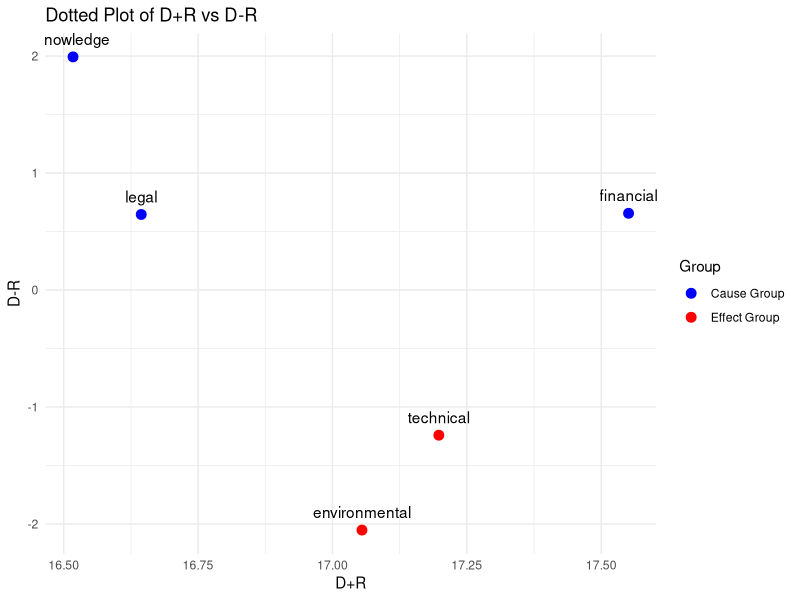
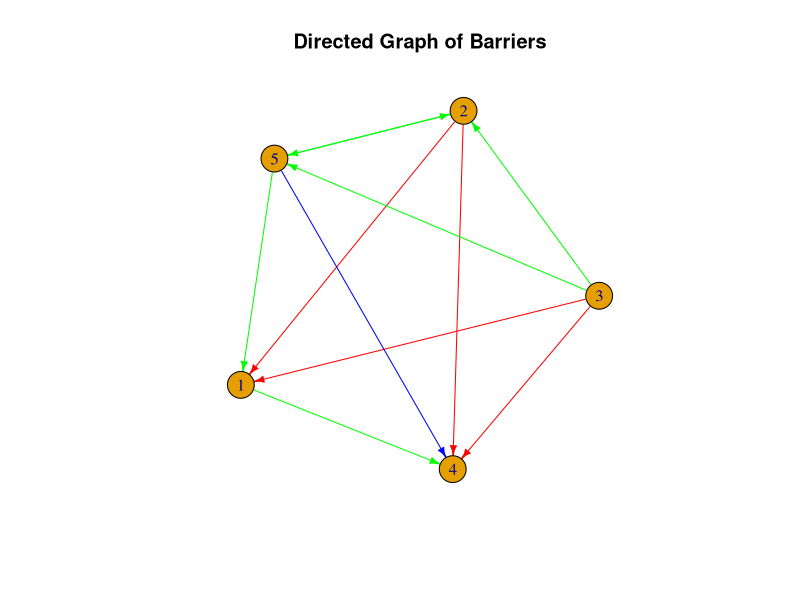

R code for these plots, in order:
# Load library
library(tidyverse)

# Define the TFN table
# The columns names are "Lingu", "l", "m", "u"
#then we have the values in the rows for each column
# dataframe for the table
# c( means they are filled in a row
triangular_fuzzy_numbers_table <- data.frame(
  Lingu = c("0", "VH", "HI", "LI", "VL", "NI"),
  l = c(0.00, 0.75, 0.50, 0.25, 0.00, 0.00),
  m = c(0.00, 1.00, 0.75, 0.50, 0.25, 0.00),
  u = c(0.00, 1.00, 1.00, 0.75, 0.50, 0.25)
)

# Define a list of matrices for the answers
# nrow=5 , with 25 elements, therefore, 5 columns
# c( means they are filled in a row
#fill the matrix by rows (row-major order):
#it place the first 5 elements in the first row
matrices <- list(
  
  matrix(c(
    "0", "VH", "HI", "HI", "LI",
    "VH", "0", "LI", "VH", "LI",
    "VH", "HI", "0", "HI", "HI",
    "HI", "LI", "LI", "0", "LI",
    "HI", "VH", "LI", "HI", "0"
  ), nrow = 5, byrow = TRUE),
  
  matrix(c(
    "0", "LI", "VL", "LI", "VL",
    "LI", "0", "NI", "VH", "NI",
    "VH", "HI", "0", "LI", "HI",
    "VL", "LI", "NI", "0", "LI",
    "VL", "HI", "VL", "HI", "0"
  ), nrow = 5, byrow = TRUE),
  
  matrix(c(
    "0", "HI", "HI", "VH", "LI",
    "HI", "0", "HI", "VH", "HI",
    "VH", "VH", "0", "VH", "LI",
    "LI", "HI", "HI", "0", "LI",
    "HI", "VH", "LI", "LI", "0"
  ), nrow = 5, byrow = TRUE),
  
  matrix(c(
    "0", "HI", "LI", "HI", "HI",
    "VH", "0", "HI", "VH", "HI",
    "HI", "VH", "0", "HI", "VH",
    "VH", "VH", "LI", "0", "VH",
    "VH", "VH", "LI", "VH", "0"
  ), nrow = 5, byrow = TRUE),
  
  matrix(c(
    "0", "VH", "VH", "VH", "VH",
    "VH", "0", "VH", "VH", "VH",
    "VH", "VH", "0", "VH", "VH",
    "VH", "VH", "VH", "0", "VH",
    "VH", "VH", "VH", "VH", "0"
  ), nrow = 5, byrow = TRUE),
  
  matrix(c(
    "0", "NI", "HI", "NI", "NI",
    "VH", "0", "VH", "VH", "VH",
    "HI", "HI", "0", "HI", "LI",
    "HI", "HI", "HI", "0", "NI",
    "NI", "HI", "NI", "NI", "0"
  ), nrow = 5, byrow = TRUE),
  
  matrix(c(
    "0", "NI", "NI", "NI", "NI",
    "HI", "0", "HI", "VH", "HI",
    "HI", "HI", "0", "HI", "LI",
    "HI", "HI", "HI", "0", "NI",
    "NI", "HI", "NI", "NI", "0"
  ), nrow = 5, byrow = TRUE),
  
  matrix(c(
    "0", "HI", "HI", "HI", "HI",
    "VH", "0", "VH", "VH", "VH",
    "VH", "VH", "0", "LI", "VH",
    "LI", "LI", "LI", "0", "HI",
    "LI", "LI", "LI", "LI", "0"
  ), nrow = 5, byrow = TRUE),
  
  matrix(c(
    "0", "NI", "LI", "VH", "VH",
    "HI", "0", "LI", "VH", "HI",
    "VH", "NI", "0", "HI", "HI",
    "VL", "VL", "NI", "0", "VH",
    "VH", "LI", "LI", "VH", "0"
  ), nrow = 5, byrow = TRUE),
  
  matrix(c(
    "0", "NI", "LI", "HI", "VH",
    "HI", "0", "LI", "VH", "HI",
    "VH", "NI", "0", "HI", "HI",
    "VL", "VL", "NI", "0", "VH",
    "VH", "LI", "LI", "VH", "0"
  ), nrow = 5, byrow = TRUE),
  
  matrix(c(
    "0", "LI", "LI", "LI", "LI",
    "HI", "0", "VH", "VH", "VH",
    "VH", "HI", "0", "VH", "HI",
    "HI", "LI", "LI", "0", "HI",
    "HI", "VH", "HI", "HI", "0"
  ), nrow = 5, byrow = TRUE),
  
  matrix(c(
    "0", "LI", "LI", "VH", "LI",
    "VH", "0", "HI", "HI", "HI",
    "VH", "HI", "0", "HI", "HI",
    "HI", "LI", "LI", "0", "HI",
    "LI", "HI", "HI", "HI", "0"
  ), nrow = 5, byrow = TRUE),
  
  matrix(c(
    "0", "LI", "LI", "VH", "LI",
    "VH", "0", "HI", "HI", "HI",
    "VH", "HI", "0", "LI", "LI",
    "HI", "LI", "LI", "0", "HI",
    "LI", "HI", "HI", "HI", "0"
  ), nrow = 5, byrow = TRUE),
  
  matrix(c(
    "0", "HI", "LI", "VH", "LI",
    "HI", "0", "LI", "VH", "LI",
    "HI", "HI", "0", "HI", "HI",
    "VL", "VL", "NI", "0", "NI",
    "VH", "HI", "LI", "VH", "0"
  ), nrow = 5, byrow = TRUE),
  
  matrix(c(
    "0", "HI", "LI", "VH", "LI",
    "HI", "0", "LI", "VH", "LI",
    "HI", "LI", "0", "HI", "HI",
    "VL", "VL", "NI", "0", "NI",
    "VH", "HI", "LI", "VH", "0"
  ), nrow = 5, byrow = TRUE),
  
  matrix(c(
    "0", "HI", "HI", "HI", "LI",
    "VH", "0", "VH", "HI", "LI",
    "VH", "HI", "0", "LI", "LI",
    "LI", "HI", "LI", "0", "HI",
    "HI", "VH", "LI", "HI", "0"
  ), nrow = 5, byrow = TRUE),
  
  matrix(c(
    "0", "VL", "VL", "VL", "VL",
    "HI", "0", "HI", "HI", "HI",
    "LI", "HI", "0", "VH", "HI",
    "HI", "HI", "HI", "0", "VH",
    "HI", "HI", "HI", "HI", "0"
  ), nrow = 5, byrow = TRUE),
  
  matrix(c(
    "0", "VH", "NI", "VH", "VH",
    "VH", "0", "NI", "VH", "VH",
    "VH", "VH", "0", "VH", "VH",
    "VH", "VH", "NI", "0", "VH",
    "VH", "VH", "NI", "VH", "0"
  ), nrow = 5, byrow = TRUE),
  
  matrix(c(
    "0", "VH", "HI", "LI", "HI",
    "VH", "0", "HI", "HI", "LI",
    "HI", "VH", "0", "VH", "HI",
    "VH", "LI", "VL", "0", "VH",
    "VL", "LI", "VL", "LI", "0"
  ), nrow = 5, byrow = TRUE),
  
  matrix(c(
    "0", "NI", "HI", "HI", "VH",
    "VH", "0", "NI", "HI", "HI",
    "VH", "VH", "0", "VH", "NI",
    "LI", "NI", "LI", "0", "HI",
    "VH", "VH", "VH", "VH", "0"
  ), nrow = 5, byrow = TRUE),
  
  matrix(c(
    "0", "HI", "HI", "HI", "LI",
    "HI", "0", "HI", "HI", "LI",
    "HI", "HI", "0", "HI", "LI",
    "HI", "HI", "HI", "0", "HI",
    "HI", "HI", "HI", "HI", "0"
  ), nrow = 5, byrow = TRUE),
  
  matrix(c(
    "0", "HI", "HI", "HI", "LI",
    "HI", "0", "HI", "HI", "LI",
    "HI", "HI", "0", "HI", "LI",
    "HI", "HI", "HI", "0", "HI",
    "HI", "HI", "NI", "HI", "0"
  ), nrow = 5, byrow = TRUE),
  
  matrix(c(
    "0", "HI", "HI", "VH", "HI",
    "VH", "0", "LI", "HI", "LI",
    "VH", "LI", "0", "HI", "LI",
    "VH", "HI", "LI", "0", "VH",
    "VH", "LI", "HI", "VH", "0"
  ), nrow = 5, byrow = TRUE),
  
  matrix(c(
    "0", "HI", "VL", "HI", "VH",
    "VH", "0", "LI", "VH", "VH",
    "VH", "HI", "0", "VH", "VH",
    "HI", "VH", "HI", "0", "VH",
    "VH", "VH", "VH", "LI", "0"
  ), nrow = 5, byrow = TRUE),
  
  matrix(c(
    "0", "HI", "HI", "VH", "HI",
    "VH", "0", "VH", "HI", "LI",
    "VH", "HI", "0", "VH", "VH",
    "LI", "LI", "LI", "0", "LI",
    "LI", "HI", "LI", "VH", "0"
  ), nrow = 5, byrow = TRUE),
  
  matrix(c(
    "0", "HI", "HI", "VH", "HI",
    "VH", "0", "VH", "HI", "LI",
    "VH", "HI", "0", "VH", "VH",
    "LI", "LI", "LI", "0", "LI",
    "LI", "HI", "LI", "VH", "0"
  ), nrow = 5, byrow = TRUE),
  
  matrix(c(
    "0", "HI", "HI", "LI", "VL",
    "VH", "0", "VH", "LI", "HI",
    "VH", "VL", "0", "HI", "NI",
    "VL", "LI", "VL", "0", "VL",
    "HI", "HI", "LI", "VH", "0"
  ), nrow = 5, byrow = TRUE),
  
  matrix(c(
    "0", "HI", "HI", "LI", "VL",
    "VH", "0", "NI", "LI", "HI",
    "VH", "VL", "0", "HI", "NI",
    "VL", "LI", "VL", "0", "VL",
    "HI", "HI", "LI", "VH", "0"
  ), nrow = 5, byrow = TRUE),
  
  matrix(c(
    "0", "HI", "HI", "HI", "HI",
    "LI", "0", "LI", "LI", "LI",
    "HI", "HI", "0", "HI", "HI",
    "HI", "HI", "HI", "0", "HI",
    "HI", "HI", "HI", "HI", "0"
  ), nrow = 5, byrow = TRUE),
  
  matrix(c(
    "0", "HI", "HI", "HI", "HI",
    "LI", "0", "LI", "LI", "LI",
    "HI", "HI", "0", "HI", "HI",
    "HI", "HI", "HI", "0", "HI",
    "HI", "HI", "HI", "HI", "0"
  ), nrow = 5, byrow = TRUE),
  
  matrix(c(
    "0", "VH", "LI", "LI", "VL",
    "HI", "0", "HI", "LI", "LI",
    "LI", "VH", "0", "HI", "HI",
    "LI", "HI", "VL", "0", "HI",
    "VL", "HI", "LI", "VH", "0"
  ), nrow = 5, byrow = TRUE),
  
  matrix(c(
    "0", "HI", "VL", "HI", "VL",
    "VH", "0", "HI", "HI", "VL",
    "HI", "HI", "0", "VH", "LI",
    "HI", "LI", "HI", "0", "LI",
    "LI", "VH", "LI", "HI", "0"
  ), nrow = 5, byrow = TRUE),
  
  matrix(c(
    "0", "HI", "VL", "HI", "VL",
    "VH", "0", "HI", "HI", "VL",
    "HI", "HI", "0", "VH", "LI",
    "HI", "LI", "LI", "0", "LI",
    "LI", "VH", "LI", "HI", "0"
  ), nrow = 5, byrow = TRUE),
  
  matrix(c(
    "0", "HI", "LI", "LI", "HI",
    "VH", "0", "HI", "HI", "LI",
    "LI", "LI", "0", "LI", "VL",
    "HI", "HI", "LI", "0", "HI",
    "HI", "VH", "VL", "HI", "0"
  ), nrow = 5, byrow = TRUE),
  
  matrix(c(
    "0", "HI", "LI", "HI", "VL",
    "VH", "0", "VH", "HI", "VH",
    "HI", "VL", "0", "VH", "HI",
    "LI", "LI", "LI", "0", "LI",
    "HI", "VH", "HI", "HI", "0"
  ), nrow = 5, byrow = TRUE),
  
  matrix(c(
    "0", "HI", "VH", "VH", "LI",
    "HI", "0", "NI", "VH", "NI",
    "VH", "LI", "0", "VH", "VH",
    "VL", "NI", "NI", "0", "VH",
    "NI", "NI", "VH", "VH", "0"
  ), nrow = 5, byrow = TRUE)
  
  
)


# Print the first matrix for verification
print(matrices[[2]])

#---------------------

# initial non-negative fuzzy direct-relation matrix

# Function to get TFN values based on the input value
# triangular_fuzzy_numbers_table$Lingu means the column of "Lingu"
# triangular_fuzzy_numbers_table$Lingu==value is TRUE if the value matches one of the rows
# for example "VH" etc
# 2:4 part means that only the second, third, and fourth columns are given to us
# as.numeric(tfn_values) converts the tfn_values to a numeric vector
# for example for "HI" it returns (0.50, 0.75, 1.00)
get_tfn <- function(value) {
  tfn_values <- triangular_fuzzy_numbers_table[triangular_fuzzy_numbers_table$Lingu == value, 2:4]
  return(as.numeric(tfn_values))
}

# Function to create 5x3 matrices for each barrier in the original matrix
# the whole of the each 5x3 matrix (tfn_matrices) for each barrier is one column in a bigger matrix "matrix" for each person
# For each iteration (i.e., for each column), we create a 5x3 matrix named tfn_matrix
# and we have 5 matrix of (5x3) for each barrier so it means 5 column in the bigger matrix
# if matrix[j, i] is "VH", then get_tfn("VH") would return the TFN for "VH", such as (0.75, 1.00, 1.00)
# In other words, for the current row j, the entire row of tfn_matrix (with 3 columns) is filled with the TFN for the linguistic term at matrix[j, i]
create_5x3_matrices <- function(matrix) {
  tfn_matrices <- list()
  # i here is column 
  for (i in 1:5) {
    tfn_matrix <- matrix(NA, nrow = 5, ncol = 3)
    # j here means row
    for (j in 1:5) {
      tfn_matrix[j, ] <- get_tfn(matrix[j, i]) 
    }
    tfn_matrices[[i]] <- tfn_matrix
  }
  return(tfn_matrices)
}

# Create 5x3 matrices for all matrices
# it is a nested list because you are putting a list of 36 matrices in the function
# The outer list (all_tfn_matrices) contains an element for each respondent or expert
# Each element in all_tfn_matrices (e.g. all_tfn_matrices[[36]]) is itself a list of 5x3 TFN matrices, one for each column (or barrier) in the original matrix provided by that expert
all_tfn_matrices <- lapply(matrices, create_5x3_matrices)

# initial non-negative fuzzy direct-relation matrix
print(all_tfn_matrices[[1]][[5]]) # A12 is the matrix of the first respondent for barrier 2

#-------------------

# Normalized fuzzy direct relation matrix

# Function to apply the transformation formula to a 5x3 matrix
transform_matrix <- function(tfn_matrix) {
  min_val <- min(tfn_matrix[, 1])
  max_val <- max(tfn_matrix[, 3])
  tfn_matrix <- (tfn_matrix - min_val) / (max_val - min_val)
  return(tfn_matrix)
}

# Apply the transformation to all TFN matrices
# since TFN matrices are in a nested list, the lapply function must be used twice (one for each level of nesting)
# the outer lapply is for each element (or repondet) of the nested list of all_tfn_matrices
# it will put each element of the nested list in the "function(tfn_matrices_list)"
# the function, then, put each element of the respondent in the transform_matrix function
# the transform_matrix function is used only to have a single list not nested
transformed_tfn_matrices <- lapply(all_tfn_matrices, function(tfn_matrices_list) {
  lapply(tfn_matrices_list, transform_matrix)
})

# Normalized fuzzy direct relation matrix
print(transformed_tfn_matrices[[1]][[5]]) 

#--------------------

#calculating left score and right score

# Function to create the new 5x2 matrix from a transformed 5x3 matrix
create_5x2_matrix <- function(transformed_tfn_matrix) {
  new_matrix <- matrix(NA, nrow = 5, ncol = 2)
  for (i in 1:5) {
    new_matrix[i, 1] <- transformed_tfn_matrix[i, 2] / (1 + transformed_tfn_matrix[i, 2] - transformed_tfn_matrix[i, 1])
    new_matrix[i, 2] <- transformed_tfn_matrix[i, 3] / (1 + transformed_tfn_matrix[i, 3] - transformed_tfn_matrix[i, 2])
  }
  return(new_matrix)
}

# Apply the creation of the 5x2 matrices to all transformed TFN matrices
new_5x2_matrices <- lapply(transformed_tfn_matrices, function(tfn_matrices_list) {
  lapply(tfn_matrices_list, create_5x2_matrix)
})

# Calculating the left score (ls) and right score (rs) of the normalized matrix
print(new_5x2_matrices[[1]][[5]])

#---------------------

# Evaluation the crisp values

# Function to create the new 5x1 matrix from a new 5x2 matrix
create_5x1_matrix <- function(new_5x2_matrix) {
  new_matrix <- matrix(NA, nrow = 5, ncol = 1)
  for (i in 1:5) {
    a <- new_5x2_matrix[i, 1]
    b <- new_5x2_matrix[i, 2]
    new_matrix[i, 1] <- ((a * (1 - a)) + (b * b)) / (1 - a + b)
  }
  return(new_matrix)
}

# Apply the creation of the 5x1 matrices to all new 5x2 matrices
new_5x1_matrices <- lapply(new_5x2_matrices, function(tfn_matrices_list) {
  lapply(tfn_matrices_list, create_5x1_matrix)
})

# Evaluation of the crisp values
print(new_5x1_matrices[[1]][[5]])

#------------------------

# Computing the normalized crisp value

# Function to create the final 5x1 matrix
create_final_5x1_matrix <- function(tfn_matrix, new_5x1_matrix) {
  min_val <- min(tfn_matrix[, 1])
  max_val <- max(tfn_matrix[, 3])
  final_matrix <- matrix(NA, nrow = 5, ncol = 1)
  for (i in 1:5) {
    final_matrix[i, 1] <- min_val + (new_5x1_matrix[i, 1] * (max_val - min_val))
  }
  return(final_matrix)
}

# Apply the creation of the final 5x1 matrices to all matrices
final_5x1_matrices <- mapply(function(tfn_matrices_list, new_5x1_list) {
  mapply(create_final_5x1_matrix, tfn_matrices_list, new_5x1_list, SIMPLIFY = FALSE)
}, all_tfn_matrices, new_5x1_matrices, SIMPLIFY = FALSE)

# Computing the normalized crisp value
print(final_5x1_matrices[[1]][[5]]) 




# end of fuzzy--------------------


#aggregating the normalized crisp values from all experts and all factors

# Function to sum up the final 5x1 matrices
sum_final_5x1_matrices <- function(final_matrices_list) {
  # Initialize a 5x1 matrix with zeros
  sum_matrix <- matrix(0, nrow = 5, ncol = 1)
  
  # Sum the corresponding elements
  for (mat in final_matrices_list) {
    sum_matrix <- sum_matrix + mat
  }
  
  return(sum_matrix)
}

# Sum all the final 5x1 matrices for each barrier
sum_matrices <- vector("list", length = 5)
#here i is column
for (i in 1:5) {
  sum_matrices[[i]] <- sum_final_5x1_matrices(lapply(final_5x1_matrices, `[[`, i)) #this collects the i-th 5x1 matrix from the list of matrices final_5x1_matrices across all experts
}

# Calculate the average to get the final 5x5 matrix
final_5x5_matrix <- matrix(NA, nrow = 5, ncol = 5)
#here i is column
for (i in 1:5) {
  final_5x5_matrix[, i] <- sum_matrices[[i]] / 36
}

# Total direct-relation matrix
print(final_5x5_matrix)

#-------------------

# the normalized total direct-relation matrix

#Calculate the sum of each row in the final 5x5 matrix
row_sums <- rowSums(final_5x5_matrix)

# Find the maximum value among the row sums
max_row_sum <- max(row_sums)

# Normalize each cell in the final 5x5 matrix by the maximum row sum
normalized_5x5_matrix <- final_5x5_matrix / max_row_sum

# Normalized total direct-relation matrix 
print(normalized_5x5_matrix)

#-------------------

# Create a 5x5 unit (identity) matrix
unit_matrix <- diag(1, 5, 5)
print(unit_matrix)

# Create the resulting 5x5 matrix by subtracting normalized_5x5_matrix from unit_matrix
resulting_5x5_matrix <- unit_matrix - normalized_5x5_matrix

# Print the resulting 5x5 matrix for verification
print(resulting_5x5_matrix)

#-------------------

# capture the indirect influences

# Check if the matrix is invertible by calculating its determinant
det_resulting_5x5 <- det(resulting_5x5_matrix)
print(det_resulting_5x5)

# Invert the resulting 5x5 matrix if it is invertible
if (det_resulting_5x5 != 0) {
  invert <- solve(resulting_5x5_matrix)
  # Print the inverted matrix for verification
  print(invert)
} else {
  print("The resulting 5x5 matrix is not invertible.")
}

#-----------------

# capture both direct and indirect influences

# Perform matrix multiplication
mmult_result <- normalized_5x5_matrix %*% invert

# Total-relation matrix before threshold 
print(mmult_result)

#---------------------

# calculate the D cause degree

# Calculate the sum of each row
row_sums <- rowSums(mmult_result)

# Convert the resulting vector to a 5x1 matrix
D <- matrix(row_sums, nrow = 5, ncol = 1)

# Print the 5x1 matrix D for verification
print(D)

# calculate the R effect degree

# Calculate the sum of each column
col_sums <- colSums(mmult_result)

# Convert the resulting vector to a 5x1 matrix
R <- matrix(col_sums, nrow = 5, ncol = 1)

# Print the 5x1 matrix R for verification
print(R)

#--------------------

# calculate the centrality and net effect

# Compute the element-wise addition
D_plus_R <- D + R

# Compute the element-wise subtraction
D_minus_R <- D - R

# Print the resulting matrices for verification
print("D+R:")
print(D_plus_R)

print("D-R:")
print(D_minus_R)



#---------------------

# calculate the cause-effect-matrix after threshold being set

# Flatten the matrix to a vector to ensure all elements are considered
mmult_vector <- as.vector(mmult_result)
# Calculate the average of all cells in mmult_result
average_value <- mean(mmult_result)

# Print the average value for verification
print(average_value)

# Create the effect_matrix_1 based on the condition
effect_matrix_1 <- ifelse(mmult_result > average_value, mmult_result, 0)

# Print the effect_matrix_1 for verification
print(effect_matrix_1)

#----------------------


# Calculate the minimum value of effect_matrix_1
min_value <- min(effect_matrix_1[effect_matrix_1 != 0])

# Calculate the average value of effect_matrix_1
average_value <- mean(effect_matrix_1[effect_matrix_1 != 0])

# Calculate the maximum value of effect_matrix_1
max_value <- max(effect_matrix_1)

# Calculate the mid-point between average and maximum values
mid_value <- (average_value + max_value) / 2

# Print the calculated values for verification
print(min_value)
print(average_value)
print(max_value)
print(mid_value)

# Create the effect_matrix_2 based on the conditions
effect_matrix_2 <- matrix(NA, nrow = 5, ncol = 5)

for (i in 1:nrow(effect_matrix_1)) {
  for (j in 1:ncol(effect_matrix_1)) {
    cell_value <- effect_matrix_1[i, j]
    if (cell_value >= min_value & cell_value < average_value) {
      effect_matrix_2[i, j] <- "weak"
    } else if (cell_value >= average_value & cell_value < mid_value) {
      effect_matrix_2[i, j] <- "medium"
    } else if (cell_value >= mid_value & cell_value <= max_value) {
      effect_matrix_2[i, j] <- "strong"
    } else {
      effect_matrix_2[i, j] <- NA  # Cells that are not within any specified range
    }
  }
}

# Print the effect_matrix_2 for verification
print(effect_matrix_2)

#------------------

# Create a data frame for plotting
barrier_names <- c("technical", "financial", "knowledge", "environmental", "legal")
D_plus_R_values <- as.vector(D_plus_R)
D_minus_R_values <- as.vector(D_minus_R)

data <- data.frame(
  Barrier = barrier_names,
  D_plus_R = D_plus_R_values,
  D_minus_R = D_minus_R_values,
  Group = ifelse(D_minus_R_values < 0, "Effect Group", "Cause Group")
)

# Print the data for verification
print(data)

# Load necessary library
library(ggplot2)

# Create the plot
plot <- ggplot(data, aes(x = D_plus_R, y = D_minus_R, label = Barrier)) +
  geom_point(aes(color = Group), size = 3) +  # Add points with color based on group
  geom_text(vjust = -1, hjust = 0.5) +        # Add barrier names as labels
  scale_color_manual(values = c("Effect Group" = "red", "Cause Group" = "blue")) +
  labs(title = "Dotted Plot of D+R vs D-R",
       x = "D+R",
       y = "D-R",
       color = "Group") +
  theme_minimal()

# Print the plot
print(plot)


#------------------------


library(igraph)

# Assuming effect_matrix_2 has already been calculated
# Create an edge list from effect_matrix_2
edge_list <- c()

for (i in 1:nrow(effect_matrix_2)) {
  for (j in 1:ncol(effect_matrix_2)) {
    if (!is.na(effect_matrix_2[i, j])) {
      edge_list <- rbind(edge_list, c(i, j, effect_matrix_2[i, j]))  # Correct the direction
    }
  }
}

# Convert to a data frame for easy handling
edge_df <- as.data.frame(edge_list, stringsAsFactors = FALSE)
colnames(edge_df) <- c("from", "to", "level")

# Print the edge data frame for verification
print(edge_df)

# Create the graph from the edge list
graph <- graph_from_data_frame(edge_df, directed = TRUE)



# Define colors based on the connection levels
edge_colors <- ifelse(edge_df$level == "weak", "green",
                      ifelse(edge_df$level == "medium", "blue", "red"))

# Set edge attributes
E(graph)$color <- edge_colors

# Print the graph for verification
print(graph)

# Plot the graph with colored arrows and updated vertex labels
plot(graph,
     vertex.label = V(graph)$name,
     edge.arrow.size = 0.5,
     edge.color = E(graph)$color,
     main = "Directed Graph of Barriers")

#-------------------

print(matrices[[33]])
